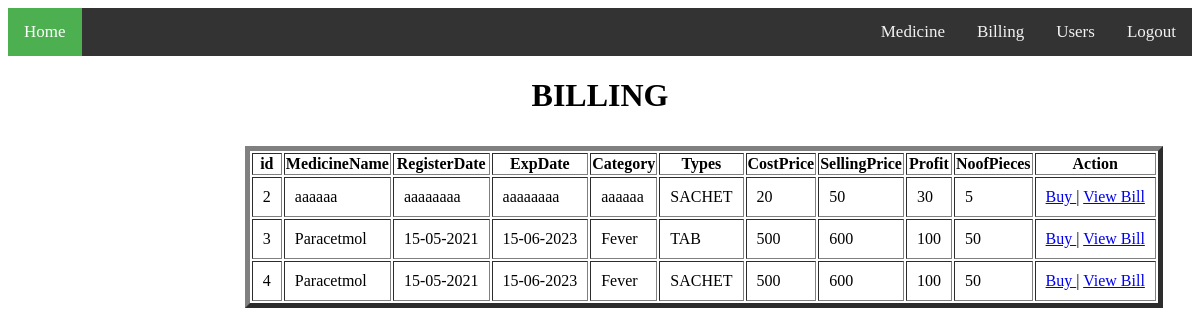
/bill.php, run on the app's committed database.
### tables this page shows
CREATE TABLE `medicine` (
  `id` int(20) NOT NULL,
  `MedicineName` varchar(200) NOT NULL,
  `RegisterDate` varchar(200) NOT NULL,
  `ExpDate` varchar(200) NOT NULL,
  `Category` varchar(200) NOT NULL,
  `Types` varchar(200) NOT NULL,
  `CostPrice` varchar(200) NOT NULL,
  `SellingPrice` varchar(200) NOT NULL,
  `NoofPieces` int(200) NOT NULL
);

### bill.php (the view, shortened to what this page needs)
<html>
<head>
</head>
<body >
<div class="topnav">
        <a class="active" href="home.php">Home</a>
        <div class="topnav-right">
            <a href="medicine.php">Medicine  </a>
            <a href="bill.php">Billing</a>
            <a href="user.php">Users</a>
            <a href="logut.php">Logout</a>
        </div>
    </div>
    <div class="first">
        <h1 style="text-align: center;">BILLING</h1>
        <div class="second">
<?php
include 'db.php';
$result = mysqli_query($conn,"SELECT * FROM medicine");
echo "<table border='5' >
<tr>
<th>id</th>
<th>MedicineName</th>
<th>RegisterDate</th>
<th>ExpDate</th>
<th>Category</th>
<th>Types</th>
<th>CostPrice</th>
<th>SellingPrice</th>
<th>Profit</th>
<th>NoofPieces</th>
<th>Action</th>
</tr>";
while($row = mysqli_fetch_array($result))
  {
    $CostPrice=$row['CostPrice'];
    $SellingPrice=$row['SellingPrice'];
    $Profit=$SellingPrice - $CostPrice;
    echo "<tr>";
  echo "<td>" . $row['id'] . "</td>";
  echo "<td>" . $row['MedicineName'] . "</td>";
  echo "<td>" . $row['RegisterDate'] . "</td>";
  echo "<td>" . $row['ExpDate'] . "</td>";
  echo "<td>" . $row['Category'] . "</td>";
  echo "<td>" . $row['Types'] . "</td>";
  echo "<td>" . $row['CostPrice'] . "</td>";
  echo "<td>" . $row['SellingPrice'] . "</td>";
  echo "<td>" . $Profit . "</td>";
  echo "<td>" . $row['NoofPieces'] . "</td>";
  echo "<td><a  href='Billing.php?id=".$row['id']."'>Buy </a>| ";
 echo "<a  href='viewbill.php?id=".$row['id']."'>View Bill</td>";
  echo "</tr>";
  }
echo "</table>";
?>
<p>&nbsp;</p>
</div>
    </div>
</body>
</html>

### bill.php (style rules this page uses)
.topnav { overflow: hidden; background-color: #333; }
.topnav a { float: left; color: #f2f2f2; text-align: center; padding: 14px 16px; text-decoration: none; font-size: 17px; }
.topnav a.active { background-color: #4CAF50; color: white; }
.topnav-right { float: right; }
.second { padding-left: 20%; padding-top: 10px; }
td { padding: 10px; }
body { background-image: url(https://static3.depositphotos.com/1000627/128/i/600/depositphotos_1283978-stock-photo-blue-pills.jpg); background-size: 100%; }

### data on the page
medicine: id "2", MedicineName "aaaaaa", RegisterDate "aaaaaaaa", ExpDate "aaaaaaaa", Category "aaaaaa", Types "SACHET", CostPrice "20", SellingPrice "50", Profit "30", NoofPieces "5"
medicine: id "3", MedicineName "Paracetmol", RegisterDate "15-05-2021", ExpDate "15-06-2023", Category "Fever", Types "TAB", CostPrice "500", SellingPrice "600", Profit "100", NoofPieces "50"
medicine: id "4", MedicineName "Paracetmol", RegisterDate "15-05-2021", ExpDate "15-06-2023", Category "Fever", Types "SACHET", CostPrice "500", SellingPrice "600", Profit "100", NoofPieces "50"
